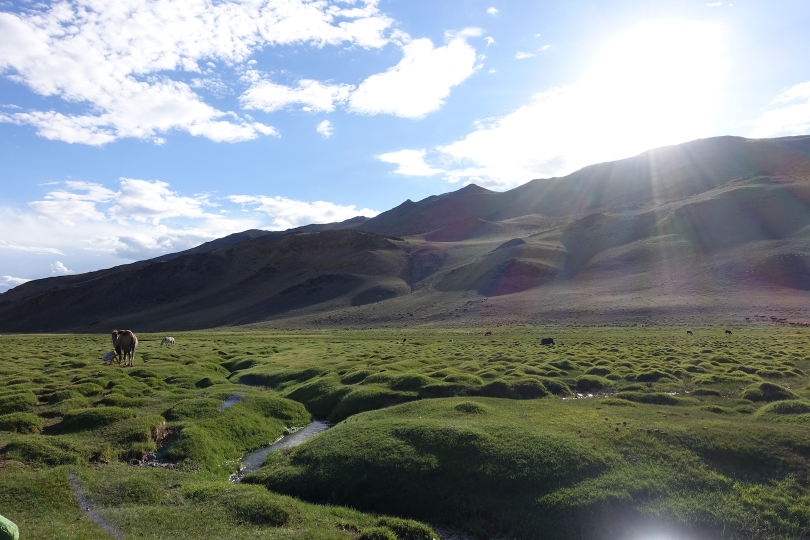
#> input picture images/field1.jpg, 1620 x 1080 px (shown at 1/2 size)
$ python HW3_Computer_Vision.py
#> lines starting #> are read from the running program, lines starting #| are printed output that depends on the picture; after the words box and inside, x2 and y2 are one past the last pixel; in counts of white or black regions, pixels touching at a corner belong together
# Homework 3 Computer Vision

# Import libraries
import os
import cv2
import glob
import numpy as np
import random
import matplotlib.pyplot as plt
from skimage import img_as_float32
from skimage import io

# Read in images and call functions per problem
def Begin_Homework():
    #Problem_One()
    #Problem_Two()
    #Problem_Three()
    Problem_Four()
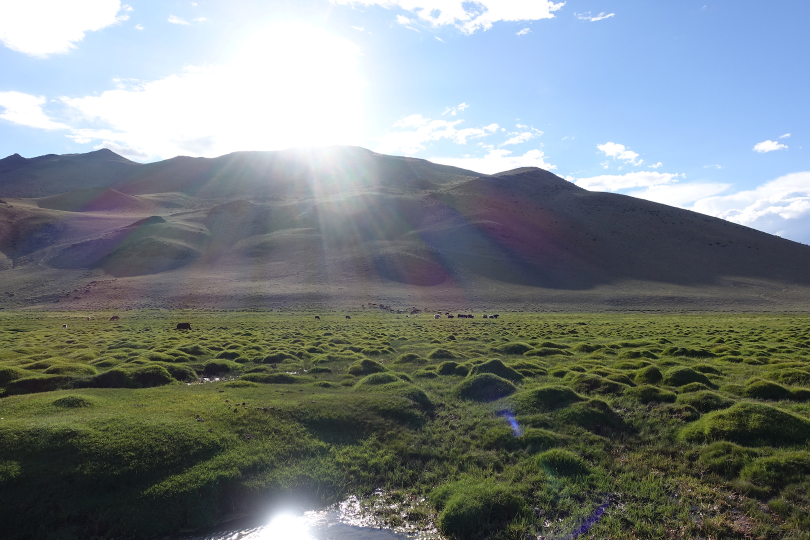
#> input picture images/field2.jpg, 1620 x 1080 px (shown at 1/2 size)
    #fProblem_Five()

# 2D Transformation: Compute the coordinate of a 2D point p = (10, 20)^T using a rotation of 45 degrees about the x-axis, and a translation of t = (40, -30)^T. Answer/Explain the following:

# 3D Transformation: A camera is located at point (0, -5, 3) in the world frame. The camera is tilted down by 30 degrees from the horizontal. We want to find the 4x4 homogeneous transformation C_H_W from the world frame {W} (A) to the camera frame {C} (B). Note that in "the world" Z is up (X-Y ground plane) but in "the camera", Z is out (X-Y image plane).
    # * see photo *
    # Answer/Explain the following:
    # What is C_H_W? Explain how you computed it.
    # Using transformation C_H_W, transform the point W_p = (0, 0, 1) in the world frame to the camera frame. Hint: Use the homogeneous coordinates of the point for this transformation.

# [236 lines left out: functions Problem_One, Problem_Two, Problem_Three, not called in this run]


# Problem 4 Helper Functions:
def get_keypoint(left_img, right_img):
    # find SIFT keypoints and descriptors
    siftLeft = cv2.SIFT_create()
    siftRight = cv2.SIFT_create()

    pointsLeft, descLeft = siftLeft.detectAndCompute(left_img, None)
    pointsRight, descRight = siftRight.detectAndCompute(right_img, None)

    return pointsLeft, descLeft, pointsRight, descRight

def match_keypoints(descriptor1, descriptor2):
    # using brute force matching technique - w/ euclidean distance as selection method
    bruteMatch = cv2.BFMatcher(cv2.NORM_L2)

    # match 2 nearest neighbors per descriptor
    matches = bruteMatch.knnMatch(descriptor1, descriptor2, k=2)

    goodMatches = []

    # look at each cv2.DMatch list and compute Lowe's ratio (threshold of 0.7)
    for nn1, nn2 in matches:
        if (nn1.distance / nn2.distance) <= 0.7:
            goodMatches.append(nn1)

    return goodMatches

def stitch(left_img, right_img):
    # extract SIFT keypoints
    key_points1, descriptor1, key_points2, descriptor2 = get_keypoint(left_img, right_img)
#> in get_keypoint, `pointsLeft, descLeft = siftLeft.detectAndCompute(left_img, None)`: pointsLeft = 402 keypoints; strongest (x, y, size): (148, 85, 3), (114, 85, 10.9), (67, 88, 21.1), (5, 211, 3.3)
#> in get_keypoint, `pointsLeft, descLeft = siftLeft.detectAndCompute(left_img, None)`:
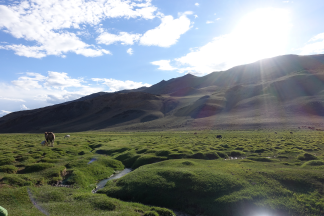
#> left_img: shape (216, 324, 3); mean of channels 0, 1, 2 136.3, 137, 129; drawn as B, G, R
#> in get_keypoint, `pointsRight, descRight = siftRight.detectAndCompute(right_img, None)`: pointsRight = 350 keypoints; strongest (x, y, size): (236, 73, 6), (143, 202, 1.9), (293, 88, 1.9), (297, 87, 5.3)
#> in get_keypoint, `pointsRight, descRight = siftRight.detectAndCompute(right_img, None)`:
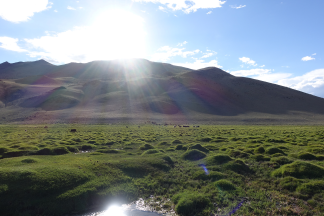
#> right_img: shape (216, 324, 3); mean of channels 0, 1, 2 131.2, 129.8, 121.3; drawn as B, G, R

    # match SIFT descriptors
    good_matches = match_keypoints(descriptor1, descriptor2)

    print(len(good_matches))

    src_points = []
    dst_points = []

    for match in good_matches:
        src_points.append(key_points1[match.queryIdx].pt)
        dst_points.append(key_points2[match.trainIdx].pt)

    # find homography using ransac
    src_pts = np.array(src_points) # from good_matches
    dst_pts = np.array(dst_points) # from good_matches
    ransac_reproj_threshold = 5.0  # Threshold in pixels
    confidence = 0.99              # Confidence level
    maxIters = 10000               # Maximum number of iterations for RANSAC
    homography_matrix, mask = cv2.findHomography(src_pts, dst_pts, cv2.RANSAC, ransac_reproj_threshold, maxIters=maxIters, confidence=confidence)

    # combine images
    rows1, cols1 = right_img.shape[:2]
    rows2, cols2 = left_img.shape[:2]

    points1 =  np.float32([[0,0], [0,rows1], [cols1,rows1], [cols1,0]]).reshape(-1,1,2)
    points  =  np.float32([[0,0], [0,rows2], [cols2,rows2], [cols2,0]]).reshape(-1,1,2)
    points2 =  cv2.perspectiveTransform(points, homography_matrix)
    list_of_points = np.concatenate((points1,points2), axis=0)

    [x_min, y_min] = np.int32(list_of_points.min(axis=0).ravel() - 0.5)
    [x_max, y_max] = np.int32(list_of_points.max(axis=0).ravel() + 0.5)

    H_translation = (np.array([[1, 0, (-x_min)], [0, 1, (-y_min)], [0, 0, 1]])).dot(homography_matrix)

    output_img = cv2.warpPerspective(left_img, H_translation, (x_max-x_min, y_max-y_min))
    output_img[(-y_min):rows1+(-y_min), (-x_min):cols1+(-x_min)] = right_img
    result_img = output_img

    return result_img

def Problem_Four():

    # load all 8 images
    imgList = []

    # Load in first image and downsample it
    imgList.append(cv2.imread('images/field1.jpg'))
    assert (imgList[0] is not None), "Cannot read images/field1.jpg"
    height, width = imgList[0].shape[:2]
    imgList[0] = cv2.resize(imgList[0], (width//5, height//5), interpolation=cv2.INTER_AREA)

    for i in range(1,8):
        print('reading in image', i+1)
        # read in image
        imgList.append(cv2.imread('images/field{}.jpg'.format(i+1)))
        assert (imgList[i] is not None), 'Cannot read images/field{}.jpg'.format(i+1)

        # downsample it
        height, width = imgList[i].shape[:2]
        imgList[i] = cv2.resize(imgList[i], (width//5, height//5), interpolation=cv2.INTER_AREA)
        print("Stitching")
        # stitch it to imgList[0]
        temp = stitch(imgList[0], imgList[i])
#> in stitch, `key_points1, descriptor1, key_points2, descriptor2 = get_keypoint(left..`: key_points1 has the same summary as pointsLeft in get_keypoint; key_points2 has the same summary as pointsRight in get_keypoint
#> in match_keypoints, `matches = bruteMatch.knnMatch(descriptor1, descriptor2, k=2)`: matches = 402 matches
#> after the loop in match_keypoints, `for nn1, nn2 in matches:`: goodMatches = 32 matches
#| 32
#> the loop in stitch, `for match in good_matches:` made 32 passes
#> after the loop in stitch, `for match in good_matches:`: dst_points = 32 pairs, first value 10.9 to 236, second value 56.09 to 180.6; src_points = 32 pairs, first value 112.4 to 290.1, second value 68.81 to 195
#> in stitch, `src_pts = np.array(src_points)`: src_pts has the same summary as src_points
#> in stitch, `dst_pts = np.array(dst_points)`: dst_pts has the same summary as dst_points
#> in stitch, `homography_matrix, mask = cv2.findHomography(src_pts, dst_pts, cv2.RAN..`: homography_matrix = [[3.79, -0.349, -577.8], [1.11, 2.97, -272.7], [0.00856, 3.27e-05, 1]]; mask = 32 values from 0 to 1
#> in stitch, `points2 =  cv2.perspectiveTransform(points, homography_matrix)`: points2 = [[-577.8, -272.7], [-648.6, 366.6], [152, 192.6], [172.3, 22.9]]
#> in stitch, `list_of_points = np.concatenate((points1,points2), axis=0)`: list_of_points = [[0, 0], [0, 216], [324, 216], [324, 0], [-577.8, -272.7], [-648.6, 366.6], [152, 192.6], [172.3, 22.9]]
#> in stitch, `[x_min, y_min] = np.int32(list_of_points.min(axis=0).ravel() - 0.5)`: x_min = -649; y_min = -273
#> in stitch, `[x_max, y_max] = np.int32(list_of_points.max(axis=0).ravel() + 0.5)`: x_max = 324; y_max = 367
#> in stitch, `H_translation = (np.array([[1, 0, (-x_min)], [0, 1, (-y_min)], [0, 0, ..`: H_translation = [[9.35, -0.328, 71.18], [3.44, 2.98, 0.337], [0.00856, 3.27e-05, 1]]
#> in stitch, `output_img = cv2.warpPerspective(left_img, H_translation, (x_max-x_min..`:
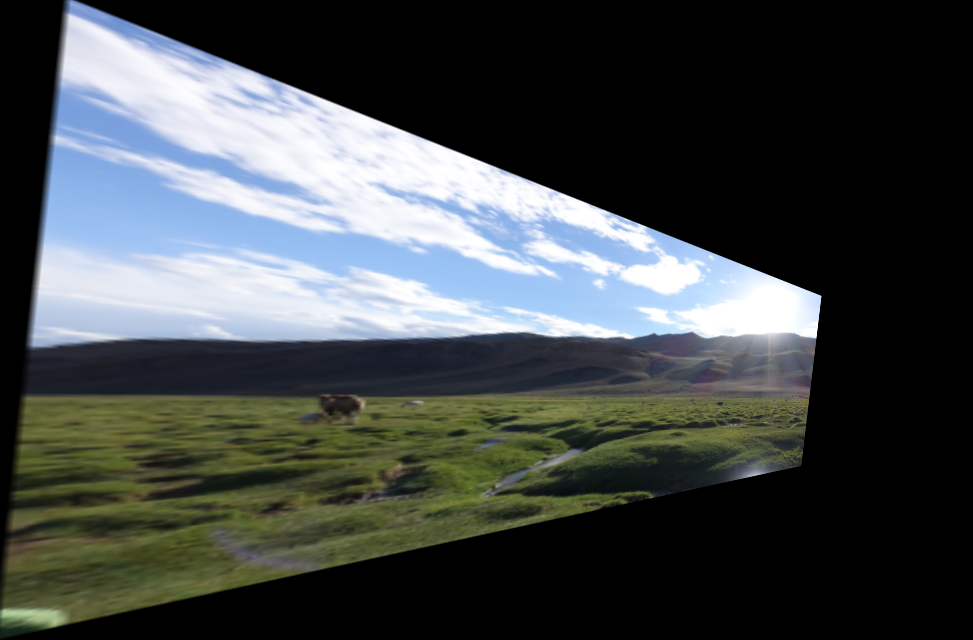
#> output_img: shape (640, 973, 3); mean of channels 0, 1, 2 72.9, 72.4, 67.3; drawn as B, G, R
#> in stitch, `output_img[(-y_min):rows1+(-y_min), (-x_min):cols1+(-x_min)] = right_img`:
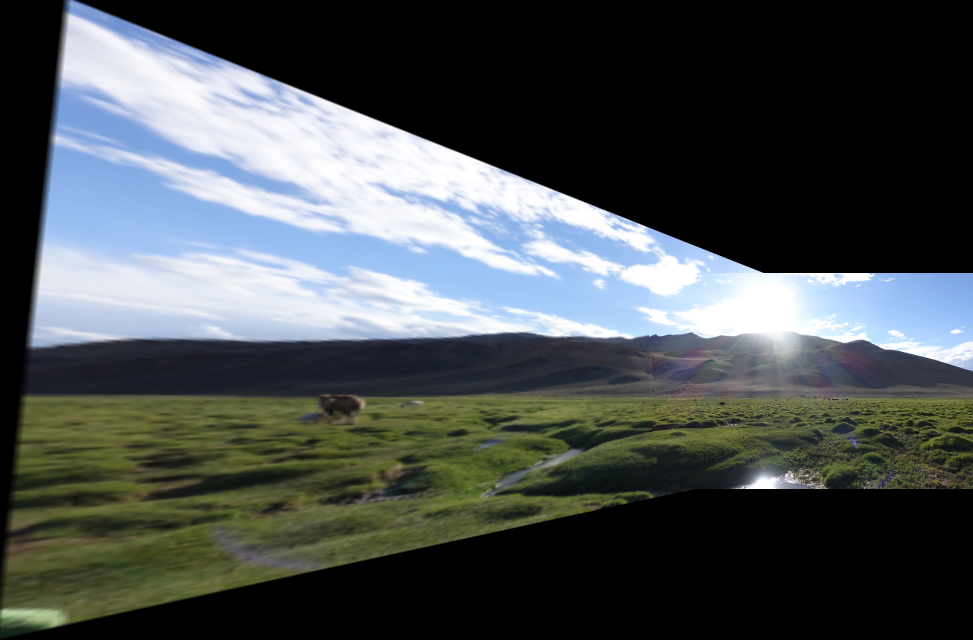
#> output_img: shape (640, 973, 3); 10.61% of pixels changed, all inside (x1, y1, x2, y2) = (649, 273, 973, 489); drawn as B, G, R
        imgList[0] = temp

        cv2.imshow('Panorama Image', imgList[0])
        cv2.waitKey(0)
#> pass 2 of the loop in Problem_Four, `for i in range(1,8):`:
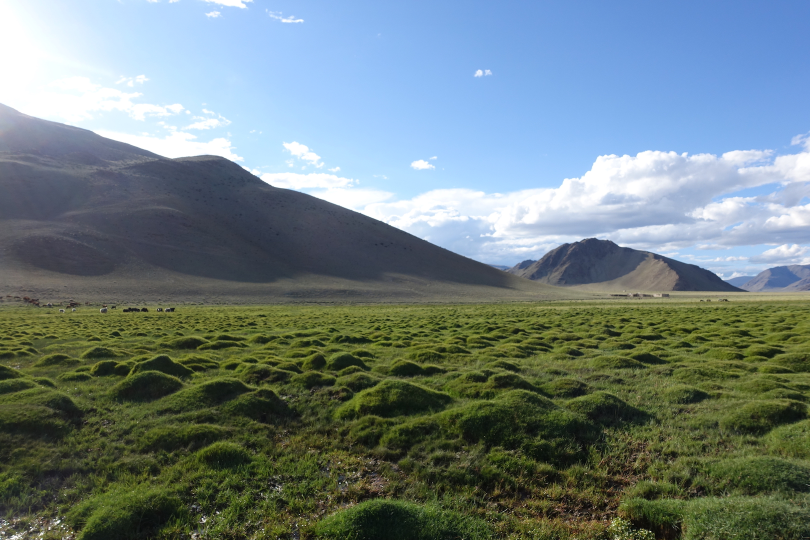
#> input picture images/field3.jpg, 1620 x 1080 px (shown at 1/2 size)
#> pointsLeft = 723 keypoints; strongest (x, y, size): (764, 482, 13.4), (98, 58, 54.8), (83, 290, 69.7), (638, 235, 17.9)
#> pointsRight = 535 keypoints; strongest (x, y, size): (235, 103, 14.6), (277, 111, 8.2), (110, 71, 6.2), (203, 87, 26.9)
#> in get_keypoint (call 2), `pointsRight, descRight = siftRight.detectAndCompute(right_img, None)`:
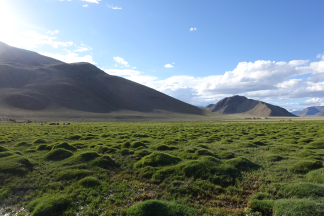
#> right_img: shape (216, 324, 3); mean of channels 0, 1, 2 128.3, 127.6, 111.6; drawn as B, G, R
#> key_points1 has the same summary as pointsLeft in get_keypoint; key_points2 has the same summary as pointsRight in get_keypoint
#> matches = 723 matches
#> after the loop in match_keypoints (call 2), `for nn1, nn2 in matches:`: goodMatches = 120 matches
#| 120
#> the loop in stitch (call 2), `for match in good_matches:` made 120 passes
#> after the loop in stitch (call 2), `for match in good_matches:`: dst_points = 120 pairs, first value 9.37 to 276.1, second value 42.91 to 210.2; src_points = 120 pairs, first value 344 to 967.5, second value 253.3 to 562.8
#> src_pts has the same summary as src_points
#> dst_pts has the same summary as dst_points
#> homography_matrix = [[-1.22, 0.0945, 935.9], [-0.274, -0.988, 511.3], [-0.00232, 8e-05, 1]]; mask = 120 values, max 1 at index 7, min 0 at index 0, mean 0.925
#> points2 = [[935.9, 511.3], [947.8, -115.1], [160, 320.6], [201.5, -193.6]]
#> list_of_points = [[0, 0], [0, 216], [324, 216], [324, 0], [935.9, 511.3], [947.8, -115.1], [160, 320.6], [201.5, -193.6]]
#> x_min = 0; y_min = -194
#> x_max = 948; y_max = 511
#> H_translation = [[-1.22, 0.0945, 935.9], [-0.725, -0.972, 705.3], [-0.00232, 8e-05, 1]]
#> in stitch (call 2), `output_img[(-y_min):rows1+(-y_min), (-x_min):cols1+(-x_min)] = right_img`:
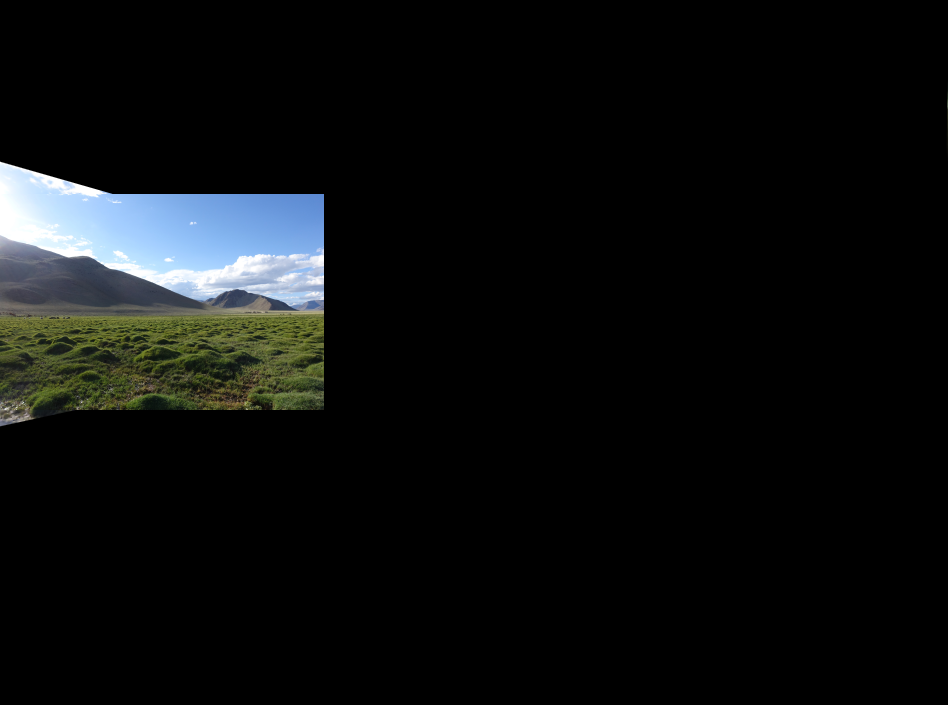
#> output_img: shape (705, 948, 3); mean of channels 0, 1, 2 14.2, 14.1, 12.4; drawn as B, G, R

    result_img = imgList[0]

    plt.figure(figsize=(15,8))
    plt.imshow(cv2.cvtColor(imgList[0], cv2.COLOR_BGR2RGB))
    plt.axis('off')
    plt.show()

    cv2.imwrite('panorama.jpg', result_img)

# [65 lines left out: function Problem_Five, not called in this run]

# MAIN
#> (the run stopped early here; a loop or call above may not have finished)
